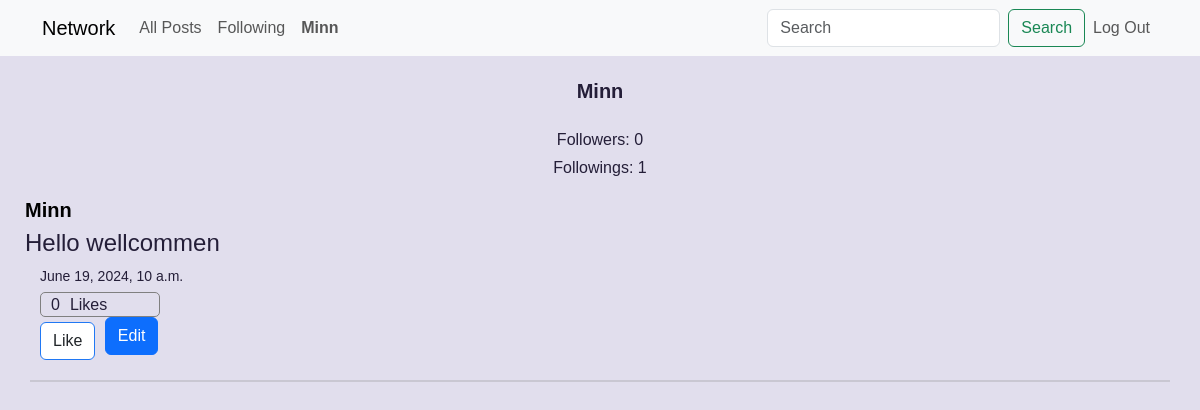
The page /profile/4 (signed in) on the database as committed earlier.
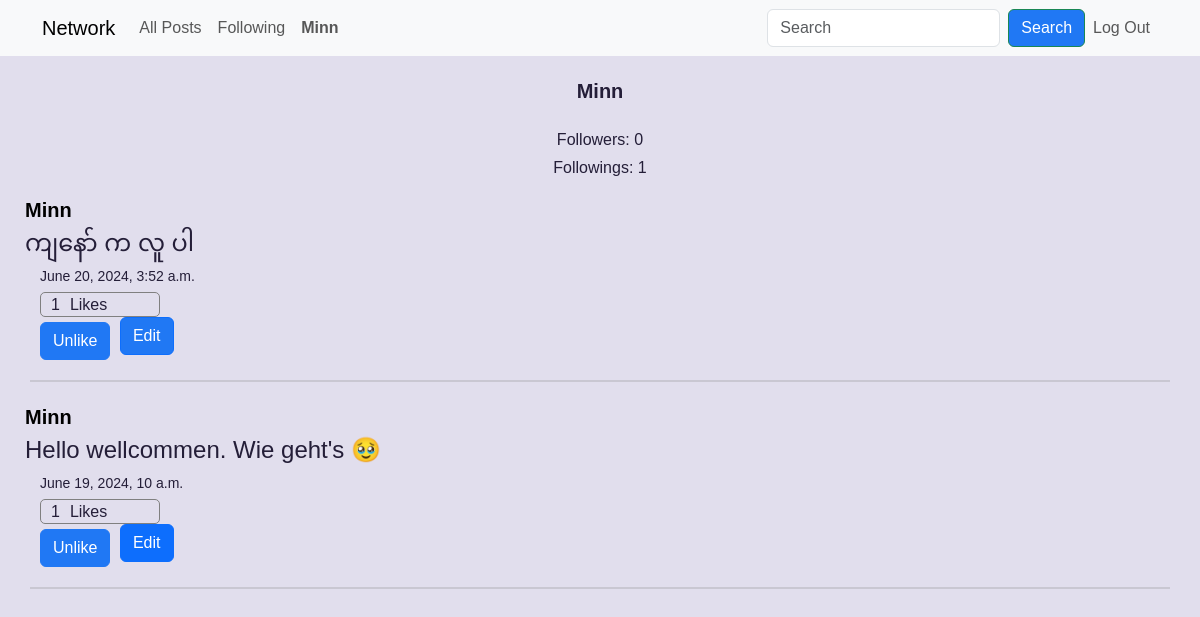
The same page on the database as committed later.
### network/models.py (models this page shows, shortened)
class Post(models.Model):
    user = models.ForeignKey("User", on_delete=models.CASCADE, related_name="poster")
    likes = models.ManyToManyField("User", related_name="liked_posts", default=False)
    timestamp = models.DateTimeField(auto_now_add=True)
    content = models.TextField(blank=True, null=False)

class User(AbstractUser):
    pass

### network/views.py (the view)
# urls.py: path("profile/<str:user_id>", views.profile, name="profile"),
def profile(request, user_id):
    user = User.objects.get(pk=user_id)
    allPosts = Post.objects.filter(user=user).order_by("-timestamp")
    followings = Profile.objects.filter(follower=user).count()
    followers = Profile.objects.filter(following=user).count()
    if not request.user.is_authenticated:
        paginator = Paginator(allPosts, 10)
        pageNum = request.GET.get("page")
        pages = paginator.get_page(pageNum)
        return render(
            request,
            "network/profile.html",
            {
                "user": request.user,
                "user_profile": user,
                "followers": followers,
                "followings": followings,
                "posts": pages,
            },
        )
    else:
        if (
            Profile.objects.filter(
                following=user, follower=User.objects.get(pk=request.user.id)
            ).count()
            == 0
        ):
            isfollowing = False
        else:
            isfollowing = True
        paginator = Paginator(allPosts, 10)
        pageNum = request.GET.get("page")
        pages = paginator.get_page(pageNum)
        return render(
            request,
            "network/profile.html",
            {
                "user": request.user,
                "user_profile": user,
                "followers": followers,
                "followings": followings,
                "posts": pages,
                "isfollowing": isfollowing,
            },
        )

### network/templates/network/profile.html (shortened to what this page needs)
{% extends "network/layout.html" %}
{% load static %}
{% block body %}
    <div style="display: flex; flex-direction: column; align-items: center;">
        <div style="font-size: 20px; font-weight: bold; margin: 20px auto;">{{user_profile.username}}</div>
        <p style="margin: 2px auto;"> Followers:  {{ followers }} </p>
        <p style="margin: 2px auto 15px;"> Followings:  {{ followings }} </p>
    </div>
    <div>
        {% for post in posts %}
            <a style="font-size: 20px; font-weight: bold; color: black; text-decoration: none;" href="{% url 'profile' post.user.id %}"><p style="margin: 0 0 0 25px;"> {{ post.user }} </p></a>
            <div style="display: flex; flex-direction: column">
                <div style="margin: 0px 0 5px 25px; font-size: 24px; font-weight: medium" class="card-text content" id="content{{ post.id }}">{{ post.content }}</div>
                <p style="font-size: 14px; margin: 0px 0 5px 40px"> {{ post.timestamp }} </p>
            </div>
            <div style="border-radius: 5px; display: flex; margin: 0 0 5px 40px; width: 10%; padding-left: 10px; height: 25px; border: 1px solid gray;">
                <div style="margin-right: 10px;" id="likes{{ post.id }}">{{ post.likes.all.count }}</div>
                Likes
            </div>
            {% if user.is_authenticated %}
                <button data-postid="{{ post.id }}" class="btn post-btn like" style="margin-left: 40px; background: white; border: 1px solid rgb(32, 120, 244); display: inline-block;">
                    {% if user in post.likes.all %}
                        Unlike
                    {% else %}
                        Like
                    {% endif %}
                </button>
            {% else %}
                <a class="btn like" style="background: white; border: 1px solid rgb(32, 120, 244); color:rgb(32, 120, 244); display: inline-block;" href="{% url 'login' %}">Like</a>
            {% endif %}
            {% if post.user.id == user.id %}
                <button style="margin-left: 5px; display: inline;" data-postid="{{ post.id }}" class="btn btn-primary edit-btn edit">Edit
                </button>
            {% endif %}
            <hr style="border: 1px solid gray; margin: 20px 30px;" >
        {% empty %}
            <p>No posts available</p>
        {% endfor %}
    </div>
{% endblock %}

### network/templates/network/layout.html (shortened to what this page needs)
{% load static %}
<!DOCTYPE html>
<html lang="en">
    <head>
        <link href="https://cdn.jsdelivr.net/npm/bootstrap@5.3.3/dist/css/bootstrap.min.css" rel="stylesheet">
        <link href="{% static 'network/styles.css' %}" rel="stylesheet">
    </head>
    <body>
        <nav class="navbar navbar-expand-lg bg-body-tertiary">
            <div class="container-md">
              <a class="navbar-brand" href="{% url 'index' %}">Network</a>
              <div class="collapse navbar-collapse" id="navbarSupportedContent">
                <ul class="navbar-nav me-auto mb-2 mb-lg-0">
                    <li class="nav-item">
                        <a class="nav-link" href="{% url 'index' %}">All Posts</a>
                    </li>
                  {% if user.is_authenticated %}
                    <li class="nav-item">
                        <a class="nav-link" href="{% url 'following' %}">Following</a>
                    </li>
                    <li class="nav-item">
                        <a class="nav-link" href="{% url 'profile' user.id %}"><strong>{{ user.username }}</strong></a>
                    </li>
                  {% endif %}
                </ul>
                <form class="d-flex" role="search">
                    <input class="form-control me-2" type="search" placeholder="Search" aria-label="Search">
                    <button class="btn btn-outline-success" type="submit">Search</button>
                </form>
                <ul class="navbar-nav text-end mb-2 mb-lg-0">
                {% if user.is_authenticated %}
                    <li class="nav-item">
                        <a class="nav-link" href="{% url 'logout' %}">Log Out</a>
                    </li>
                {% endif %}
              </div>
            </div>
        </nav>
        <div class="body">
            {% block body %}
            {% endblock %}
        </div>
    </body>
</html>

Rows that differ between the two databases and show on the page:
added Post: user "Minn", content "ကျနော် က လူ ပါ", timestamp "June 20, 2024, 3:52 a.m.", likes.all.count "1", shows "Unlike"
changed Post: content "Hello wellcommen" → "Hello wellcommen. Wie geht's 🥹"; likes.all.count "0" → "1"; text "Like" → "Unlike"
